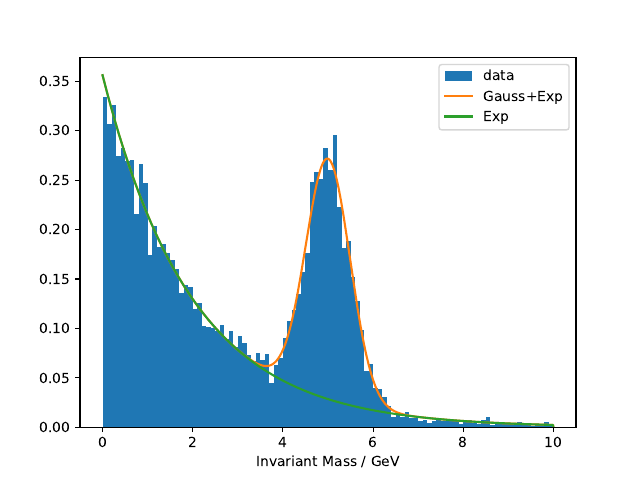

Here is the Python script that generated this plot:
import uproot
import numpy as np
from iminuit import cost, Minuit
from numba_stats import truncexpon, truncnorm
import matplotlib.pyplot as plt

def BkgPDF(x,b,tau):
    return b * truncexpon.pdf(x, 0, 10, 0, tau)

def TotalPDF(x, s, b, mu, sigma, tau):
    return s + b, s * truncnorm.pdf(x, 0, 10, mu, sigma) + b * truncexpon.pdf(x, 0, 10, 0, tau)
 
x = uproot.open("/home/public/data/SigBkg_Mix.root")["tree"]["InvMass"]
x=np.array(x)

c = cost.ExtendedUnbinnedNLL(x, TotalPDF)

m = Minuit(c, s=5000, b=5000, mu=8, sigma=1, tau=1)
m.limits["s", "b", "sigma", "tau"] = (0, None)
m.migrad()

print(f"s={m.values['s']}±{m.errors['s']}")
print(f"b={m.values['b']}±{m.errors['b']}")

plt.hist(x,bins=100,range=[0,10],label="data",density=True)

x = np.linspace(0,10,1000)
y_tot = TotalPDF(x,m.values["s"], m.values["b"],m.values["mu"],m.values["sigma"],m.values["tau"])[1]/(m.values["s"]+m.values["b"])
y_bkg = BkgPDF(x,m.values["b"],m.values["tau"])/(m.values["s"]+m.values["b"])
plt.plot(x, y_tot,label="Gauss+Exp")
plt.plot(x, y_bkg,label="Exp")
plt.xlabel("Invariant Mass / GeV")
plt.legend()
plt.savefig("Problem_2.pdf")